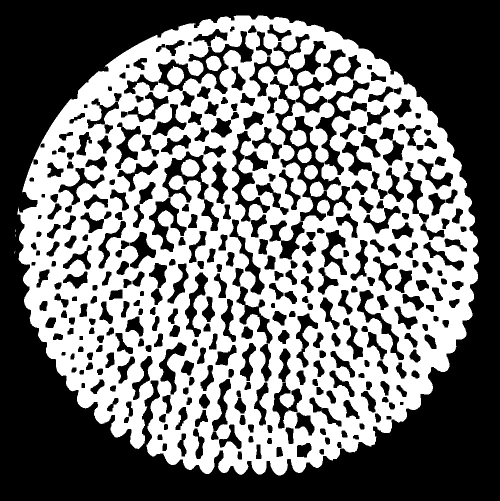
#> input picture attached/fine_img.jpg, 1000 x 1002 px (shown at 1/2 size)
$ python -i utils.py   (imports and definitions only)
#> lines starting #> are read from the running program, lines starting #| are printed output that depends on the picture; after the words box and inside, x2 and y2 are one past the last pixel; in counts of white or black regions, pixels touching at a corner belong together
#> further down, picture is the input picture: shape (1002, 1000, 3); min 0, max 255, mean 117.5
import cv2
import numpy as np

def calPixelmean(img):
  black_mask = np.all(img == [0, 0, 0], axis=-1)
  white_mask=~black_mask
  a=np.sum(white_mask)
  if a!=0:                # 검은색 이미지가 아닌 경우에만 진행
    b=np.sum(img)
    x=b/a/3
  else: x=0
  return x

def hsvCorrection(img, num_divisions=6):
  """
  이미지를 25등분하여 각 부분을 저장하는 함수

  Args:
    img: 마스킹된 이미지
    num_divisions: 가로/세로 등분 수 (기본값 6)
  """
#> called with num_divisions = 6

  height, width, _ = img.shape
#> height = 1002; width = 1000

  # 각 부분의 높이와 너비 계산
  part_height = height // num_divisions
#> part_height = 167
  part_width = width // num_divisions
#> part_width = 166
  merged_img = np.zeros((height, width), dtype=np.uint8)

  for i in range(num_divisions):
    for j in range(num_divisions):
      # 각 부분의 좌상단, 우하단 좌표 계산
      y1 = i * part_height
      y2 = (i + 1) * part_height
      x1 = j * part_width
      x2 = (j + 1) * part_width

      # 이미지 자르기
      part_img = img[y1:y2, x1:x2]
      part_img_lst=removePartEdge(part_img)
      if len(part_img_lst)==1:
        hsv_cor_part_img=hsvTF(part_img_lst[0])
      else:
        hsv_cor_part_img=cv2.add(hsvTF(part_img_lst[0]),hsvTF2(part_img_lst[1]))
      merged_img[y1:y2, x1:x2]=hsv_cor_part_img
#> this loop made 6 passes
#> pass 1, in hsvTF (call 2), `correction_img = cv2.inRange(hsv_image, lower_hsv, upper_hsv)`:
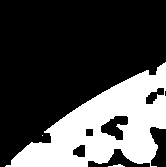
#> correction_img: shape (167, 166); 28.7% white; 3 white regions (1 under 20 px), largest, box (x1, y1, x2, y2) and area: (5, 62, 166, 167) 7920, (108, 164, 125, 167) 30
#> pass 1, in removePartEdge (call 3), `black_mask = np.all(part_img == [0, 0, 0], axis=-1)`:
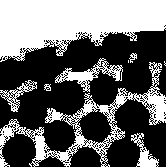
#> black_mask: shape (167, 166) bool; 40.6% white; 12 white regions (5 under 20 px), largest, box (x1, y1, x2, y2) and area: (0, 0, 166, 62) 6942, (0, 62, 166, 167) 2961, (55, 58, 123, 92) 644
#> after the loop: merged_img: shape (1002, 1000); 46.1% white; 10 white regions (4 under 20 px), largest, box (x1, y1, x2, y2) and area: (34, 31, 958, 951) 458034, (362, 318, 399, 353) 987, (334, 132, 368, 171) 919, (411, 111, 443, 142) 718, (594, 295, 624, 326) 671, (608, 330, 636, 359) 609
#> after the loop: part_img: shape (167, 166, 3); every value is 0
  return merged_img


def hsvTF(mask_img):
  '''
  hsv 보정 이미지 추출
  '''
  x = calPixelmean(mask_img)
  if x!=0:                # 검은색 이미지가 아닌 경우에만 진행
    hsv_image = cv2.cvtColor(mask_img, cv2.COLOR_BGR2HSV)
    v_high=1.11*x+40.25
    v_low=0.79*x+20.36
    s_low=0.5
    s_high=40

    lower_hsv = np.array([0, s_low, v_low])  # H / S / V
    upper_hsv = np.array([180, s_high, v_high])  # H / S / V
    correction_img = cv2.inRange(hsv_image, lower_hsv, upper_hsv)
  else:
    correction_img=cv2.cvtColor(mask_img,cv2.COLOR_BGR2GRAY)
  return correction_img

# [18 lines left out: function hsvTF2, not called in this run]


def removePartEdge(part_img):
  black_mask = np.all(part_img == [0, 0, 0], axis=-1)
  white_mask=~black_mask
  if np.sum(white_mask)==0:
    return [part_img]
  else:
    rate=np.sum(black_mask)/np.sum(white_mask)
  if rate>=0.05:
      gray_part_img=cv2.cvtColor(part_img,cv2.COLOR_BGR2GRAY)
      _, bin_part_img=cv2.threshold(gray_part_img,1,255,cv2.THRESH_BINARY)
      kernel=np.ones((3,3),np.uint8)
      bin_part_img=cv2.morphologyEx(bin_part_img,cv2.MORPH_OPEN, kernel, iterations=1)
      bin_part_img=cv2.morphologyEx(bin_part_img,cv2.MORPH_CLOSE, kernel, iterations=1)
      bin_part_img2=cv2.morphologyEx(bin_part_img,cv2.MORPH_ERODE, kernel, iterations=20)
      mask=cv2.subtract(bin_part_img,bin_part_img2)

      mask = mask > 0
      masked_img = np.zeros_like(part_img)
      masked_img[mask] = part_img[mask]
      bin_part_img2=bin_part_img2>0
      masked2_img = np.zeros_like(part_img)
      masked2_img[bin_part_img2] = part_img[bin_part_img2]

      x1 = calPixelmean(masked_img)
      x2 = calPixelmean(masked2_img)


      if x1<(x2*0.80):      # 1에 가까울수록 테두리 별도보정을 많이 하게 됨
          return [masked2_img, masked_img]    #  [면봉 부분, 필요없는 부분]
      else: return [part_img]
  else: return [part_img]


# [175 lines left out: functions removeEdge, preprocess, masking, centroidExtract, remove_close_points, skeletonize and 1 more, not called in this run]
# centroids3 = remove_duplicate_centroids(centroids1, centroids2, 25)

>>> import cv2
>>> picture = cv2.imread('attached/fine_img.jpg')
>>> result = hsvCorrection(picture)
